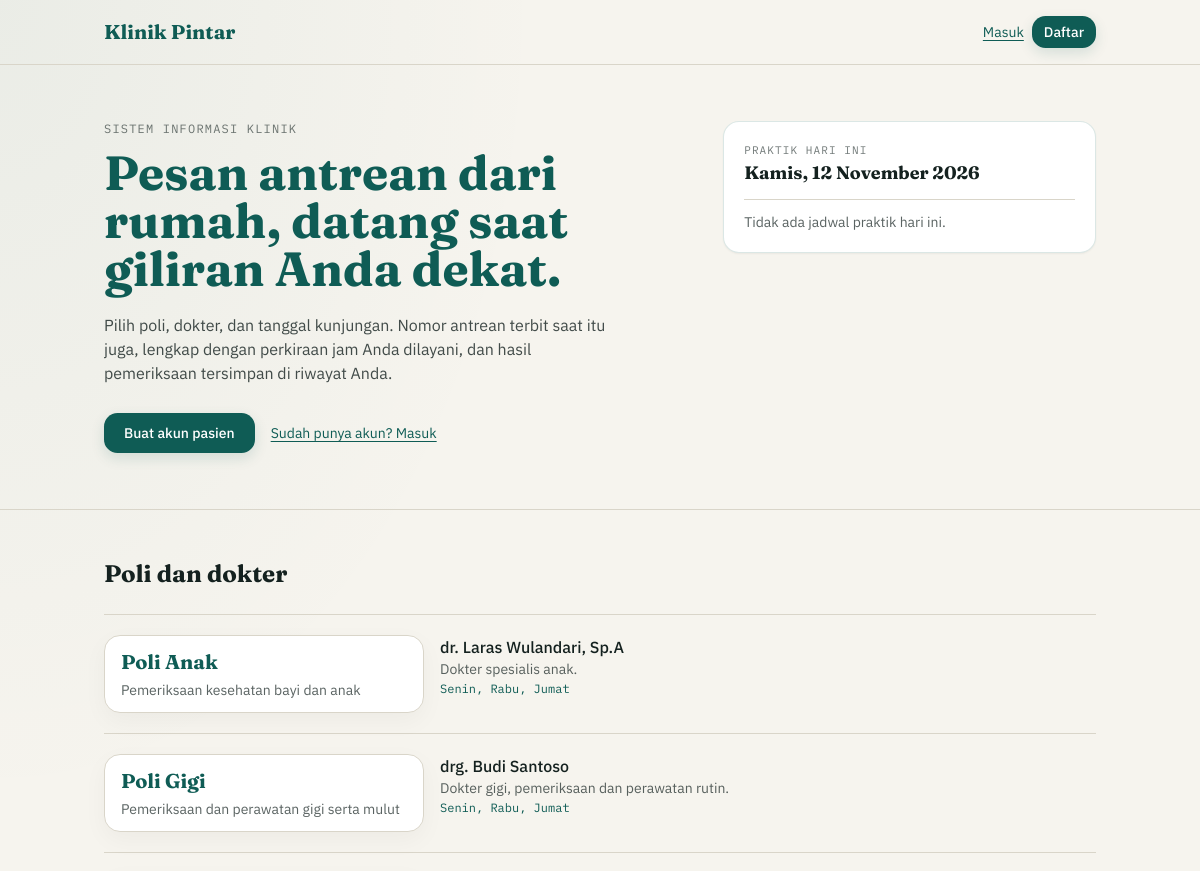
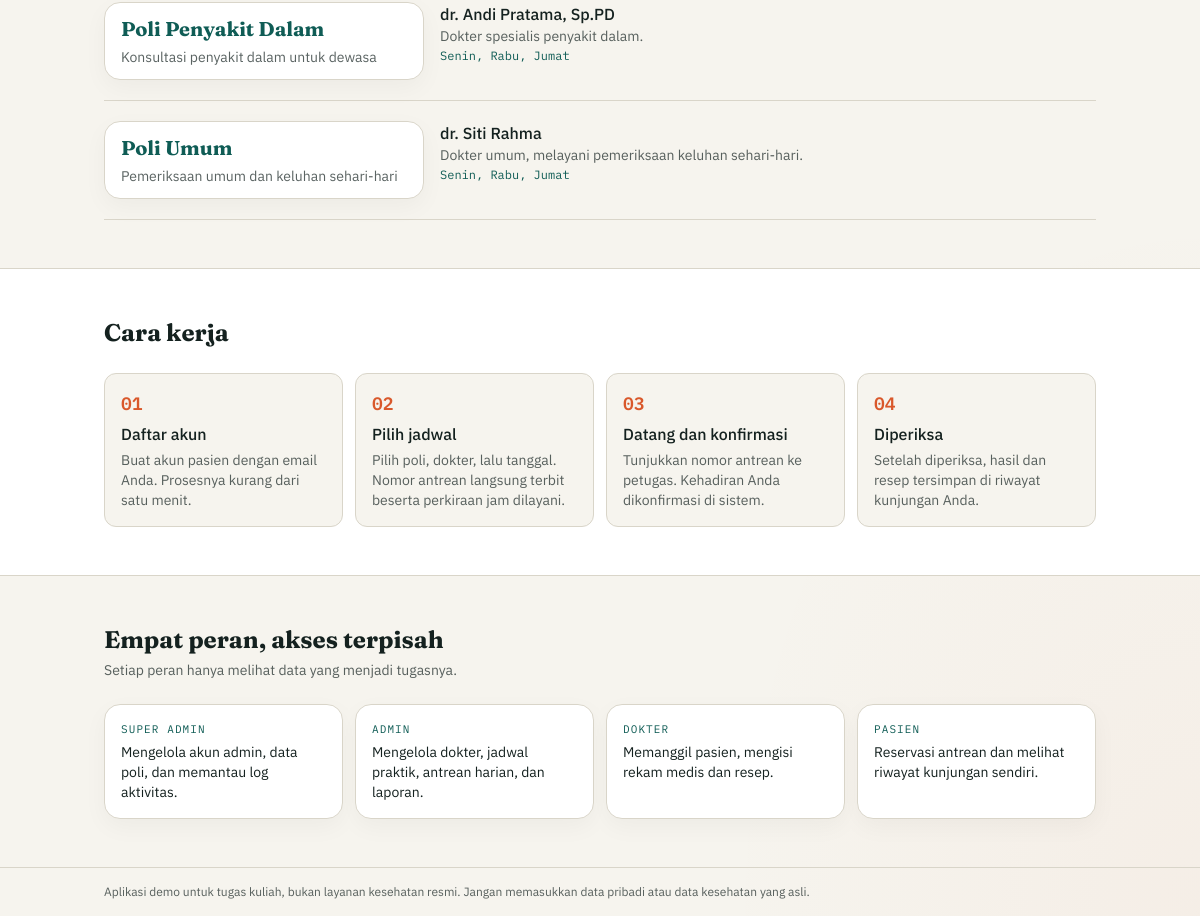
The page / on the database its author committed (2 pictures, top to bottom).
### tables this page shows
CREATE TABLE IF NOT EXISTS dokter (
    id INT UNSIGNED NOT NULL AUTO_INCREMENT,
    user_id INT UNSIGNED NOT NULL,
    poli_id INT UNSIGNED NOT NULL,
    no_str VARCHAR(40) NOT NULL,
    bio VARCHAR(255) DEFAULT NULL,
    PRIMARY KEY (id),
    UNIQUE KEY uq_dokter_user (user_id),
    UNIQUE KEY uq_dokter_no_str (no_str),
    KEY idx_dokter_poli (poli_id),
    CONSTRAINT fk_dokter_user
        FOREIGN KEY (user_id) REFERENCES users (id)
        ON UPDATE CASCADE ON DELETE RESTRICT,
    CONSTRAINT fk_dokter_poli
        FOREIGN KEY (poli_id) REFERENCES poli (id)
        ON UPDATE CASCADE ON DELETE RESTRICT
);

CREATE TABLE IF NOT EXISTS poli (
    id INT UNSIGNED NOT NULL AUTO_INCREMENT,
    nama_poli VARCHAR(80) NOT NULL,
    deskripsi VARCHAR(255) DEFAULT NULL,
    PRIMARY KEY (id),
    UNIQUE KEY uq_poli_nama (nama_poli)
);

CREATE TABLE IF NOT EXISTS users (
    id INT UNSIGNED NOT NULL AUTO_INCREMENT,
    nama VARCHAR(100) NOT NULL,
    email VARCHAR(120) NOT NULL,
    password VARCHAR(255) NOT NULL,
    role ENUM('super_admin', 'admin', 'dokter', 'user') NOT NULL,
    status ENUM('aktif', 'nonaktif', 'pending') NOT NULL DEFAULT 'aktif',
    wajib_ganti_password TINYINT(1) NOT NULL DEFAULT 0,
    login_gagal TINYINT UNSIGNED NOT NULL DEFAULT 0,
    terkunci_hingga DATETIME DEFAULT NULL,
    PRIMARY KEY (id),
    UNIQUE KEY uq_users_email (email),
    KEY idx_users_role_status (role, status)
);

### includes/helper.php (called while the page is built, shortened)
<?php
function e($teks)
{
    return htmlspecialchars((string) $teks, ENT_QUOTES, 'UTF-8');
}
function url($path = '')
{
    return BASE_URL . '/' . ltrim($path, '/');
}

### includes/antrean.php (called while the page is built, shortened)
<?php
function daftar_hari()
{
    return ['Senin', 'Selasa', 'Rabu', 'Kamis', 'Jumat', 'Sabtu', 'Minggu'];
}
function hari_dari_tanggal($ymd)
{
    $h = daftar_hari();
    return $h[(int) date('N', strtotime($ymd)) - 1];
}
function tanggal_indonesia($ymd)
{
    $bulan = ['', 'Januari', 'Februari', 'Maret', 'April', 'Mei', 'Juni', 'Juli',
              'Agustus', 'September', 'Oktober', 'November', 'Desember'];
    $t = strtotime($ymd);
    return hari_dari_tanggal($ymd) . ', ' . date('j', $t) . ' '
        . $bulan[(int) date('n', $t)] . ' ' . date('Y', $t);
}
    ?>

### index.php (the view, shortened to what this page needs)
<?php
require_once __DIR__ . '/includes/antrean.php';
$pdo     = db();
$hariIni = date('Y-m-d');
$urutan  = daftar_hari();
$hariDokter = [];
foreach ($pdo->query('SELECT DISTINCT dokter_id, hari FROM jadwal_dokter WHERE aktif = 1')->fetchAll() as $b) {
    $hariDokter[$b['dokter_id']][] = $b['hari'];
}
foreach ($hariDokter as $k => $h) {
    usort($h, function ($a, $b) use ($urutan) {
        return array_search($a, $urutan) - array_search($b, $urutan);
    });
    $hariDokter[$k] = $h;
}
$poli = [];
$st = $pdo->query(
    "SELECT p.id AS poli_id, p.nama_poli, p.deskripsi, d.id AS dokter_id, u.nama, d.bio
     FROM poli p
     JOIN dokter d ON d.poli_id = p.id
     JOIN users u ON u.id = d.user_id AND u.status = 'aktif'
     WHERE EXISTS (SELECT 1 FROM jadwal_dokter j WHERE j.dokter_id = d.id AND j.aktif = 1)
     ORDER BY p.nama_poli, u.nama"
);
foreach ($st->fetchAll() as $b) {
    if (!isset($poli[$b['poli_id']])) {
        $poli[$b['poli_id']] = ['nama' => $b['nama_poli'], 'deskripsi' => $b['deskripsi'], 'dokter' => []];
    }
    $poli[$b['poli_id']]['dokter'][] = [
        'nama' => $b['nama'],
        'bio'  => $b['bio'],
        'hari' => isset($hariDokter[$b['dokter_id']]) ? $hariDokter[$b['dokter_id']] : [],
    ];
}
$st = $pdo->prepare(
    "SELECT ud.nama, p.nama_poli, SUBSTR(j.jam_mulai, 1, 5) AS jam_mulai, SUBSTR(j.jam_selesai, 1, 5) AS jam_selesai,
            j.kuota,
            (SELECT COUNT(*) FROM reservasi r WHERE r.jadwal_id = j.id AND r.tanggal = ? AND r.status <> 'batal') AS terisi
     FROM jadwal_dokter j
     JOIN dokter d ON d.id = j.dokter_id
     JOIN users ud ON ud.id = d.user_id AND ud.status = 'aktif'
     JOIN poli p ON p.id = d.poli_id
     WHERE j.aktif = 1 AND j.hari = ?
     ORDER BY j.jam_mulai, ud.nama"
);
$st->execute([$hariIni, hari_dari_tanggal($hariIni)]);
$praktik = $st->fetchAll();
$langkah = [
    ['Daftar akun', 'Buat akun pasien dengan email Anda. Prosesnya kurang dari satu menit.'],
    ['Pilih jadwal', 'Pilih poli, dokter, lalu tanggal. Nomor antrean langsung terbit beserta perkiraan jam dilayani.'],
    ['Datang dan konfirmasi', 'Tunjukkan nomor antrean ke petugas. Kehadiran Anda dikonfirmasi di sistem.'],
    ['Diperiksa', 'Setelah diperiksa, hasil dan resep tersimpan di riwayat kunjungan Anda.'],
];
$peran = [
    'Super Admin' => 'Mengelola akun admin, data poli, dan memantau log aktivitas.',
    'Admin'       => 'Mengelola dokter, jadwal praktik, antrean harian, dan laporan.',
    'Dokter'      => 'Memanggil pasien, mengisi rekam medis dan resep.',
    'Pasien'      => 'Reservasi antrean dan melihat riwayat kunjungan sendiri.',
];
require __DIR__ . '/includes/header.php';
require __DIR__ . '/includes/public_nav.php';
?>
<main class="flex-1">
  <section class="home-section-reveal mx-auto grid max-w-5xl gap-10 px-4 py-14 md:grid-cols-5">
    <div class="md:col-span-3">
      <p class="font-mono text-xs uppercase tracking-widest text-ink/60">Sistem informasi klinik</p>
      <h1 class="mt-3 font-serif text-4xl font-bold leading-tight text-klinik md:text-5xl">
        Pesan antrean dari rumah, datang saat giliran Anda dekat.
      </h1>
      <p class="mt-5 max-w-lg text-ink/80">
        Pilih poli, dokter, dan tanggal kunjungan. Nomor antrean terbit saat itu juga,
        lengkap dengan perkiraan jam Anda dilayani, dan hasil pemeriksaan tersimpan di riwayat Anda.
      </p>
      <div class="mt-7 flex flex-wrap items-center gap-4">
        <a class="bg-klinik px-5 py-2.5 text-sm font-medium text-white hover:bg-ink" href="<?= e(url('auth/register.php')) ?>">Buat akun pasien</a>
        <a class="text-sm underline" href="<?= e(url('auth/login.php')) ?>">Sudah punya akun? Masuk</a>
      </div>
    </div>
    <aside class="md:col-span-2">
      <div class="rounded-2xl border border-klinik/15 bg-white p-5 shadow-sm">
        <p class="font-mono text-[11px] uppercase tracking-widest text-ink/60">Praktik hari ini</p>
        <p class="font-serif text-lg font-bold"><?= e(tanggal_indonesia($hariIni)) ?></p>
        <hr class="my-3 border-garis">
        <?php if (!$praktik): ?>
          <p class="text-sm text-ink/70">Tidak ada jadwal praktik hari ini.</p>
        <?php else: ?>
          <p class="mt-2 border-t border-garis pt-2 text-xs text-ink/60">Angka di kanan: antrean terisi dari kuota.</p>
        <?php endif; ?>
      </div>
    </aside>
  </section>
  <section class="home-section-reveal border-t border-garis">
    <div class="mx-auto max-w-5xl px-4 py-12">
      <h2 class="font-serif text-2xl font-bold">Poli dan dokter</h2>
      <div class="mt-6 border-t border-garis">
        <?php foreach ($poli as $p): ?>
          <div class="grid gap-4 border-b border-garis py-5 md:grid-cols-3">
            <div class="rounded-xl border border-garis bg-white px-4 py-3">
              <h3 class="font-serif text-xl font-bold text-klinik">Poli <?= e($p['nama']) ?></h3>
              <p class="mt-1 text-sm text-ink/70"><?= e($p['deskripsi']) ?></p>
            </div>
            <div class="space-y-3 md:col-span-2">
              <?php foreach ($p['dokter'] as $d): ?>
                <div>
                  <p class="font-medium"><?= e($d['nama']) ?></p>
                  <p class="text-sm text-ink/70"><?= e($d['bio']) ?></p>
                  <p class="mt-0.5 font-mono text-xs text-klinik"><?= e(implode(', ', $d['hari'])) ?></p>
                </div>
              <?php endforeach; ?>
            </div>
          </div>
        <?php endforeach; ?>
      </div>
    </div>
  </section>
  <section class="home-section-reveal border-t border-garis bg-white">
    <div class="mx-auto max-w-5xl px-4 py-12">
      <h2 class="font-serif text-2xl font-bold">Cara kerja</h2>
      <ol class="mt-6 grid gap-3 sm:grid-cols-2 lg:grid-cols-4">
        <?php foreach ($langkah as $i => $l): ?>
          <li class="rounded-xl border border-garis bg-paper p-4">
            <p class="font-mono text-lg font-semibold text-bata"><?= str_pad((string) ($i + 1), 2, '0', STR_PAD_LEFT) ?></p>
            <p class="mt-1 font-medium"><?= e($l[0]) ?></p>
            <p class="mt-1 text-sm text-ink/70"><?= e($l[1]) ?></p>
          </li>
        <?php endforeach; ?>
      </ol>
    </div>
  </section>
  <section class="home-section-reveal border-t border-garis">
    <div class="mx-auto max-w-5xl px-4 py-12">
      <h2 class="font-serif text-2xl font-bold">Empat peran, akses terpisah</h2>
      <p class="mt-1 text-sm text-ink/70">Setiap peran hanya melihat data yang menjadi tugasnya.</p>
      <dl class="mt-6 grid gap-3 sm:grid-cols-2 md:grid-cols-4">
        <?php foreach ($peran as $nama => $uraian): ?>
          <div class="rounded-xl border border-garis bg-white p-4">
            <dt class="font-mono text-[11px] uppercase tracking-widest text-klinik"><?= e($nama) ?></dt>
            <dd class="mt-1 text-sm"><?= e($uraian) ?></dd>
          </div>
        <?php endforeach; ?>
      </dl>
    </div>
  </section>
</main>
<?php require __DIR__ . '/includes/footer.php'; ?>

### includes/header.php (shortened to what this page needs)
<!DOCTYPE html>
<html lang="id">
<head>
  <script src="https://cdn.tailwindcss.com"></script>
  <link rel="stylesheet" href="<?= e(url('assets/app.css?v=' . filemtime(__DIR__ . '/../assets/app.css'))) ?>">
</head>
<body class="bg-paper text-ink font-sans antialiased min-h-screen flex flex-col">

### includes/public_nav.php
<header class="border-b border-garis">
  <div class="mx-auto flex max-w-5xl items-center justify-between px-4 py-4">
    <a href="<?= e(url('')) ?>" class="font-serif text-xl font-bold text-klinik">Klinik Pintar</a>
    <nav class="flex items-center gap-2 text-sm">
      <a class="underline" href="<?= e(url('auth/login.php')) ?>">Masuk</a>
      <a class="bg-klinik px-3 py-1.5 font-medium text-white hover:bg-ink" href="<?= e(url('auth/register.php')) ?>">Daftar</a>
    </nav>
  </div>
</header>

### includes/footer.php
  <footer class="mt-auto border-t border-garis">
    <p class="mx-auto max-w-5xl px-4 py-4 text-xs text-ink/70">
      Aplikasi demo untuk tugas kuliah, bukan layanan kesehatan resmi.
      Jangan memasukkan data pribadi atau data kesehatan yang asli.
    </p>
  </footer>
</body>
</html>

### assets/app.css (style rules this page uses)
body { background-image: radial-gradient(ellipse at top left, rgb(15 92 85 / 5%), transparent 34rem), radial-gradient(ellipse at bottom right, rgb(217 88 43 / 4%), transparent 30rem); background-attachment: fixed; }
a { text-underline-offset: 3px; transition: color 160ms ease, background-color 160ms ease, border-color 160ms ease; }
a[class~="underline"]:not(.action-button) { color: #0F5C55; }
button[class*="bg-klinik"], a[class*="bg-klinik"] { border-radius: 0.85rem; box-shadow: 0 5px 14px rgb(15 92 85 / 14%); text-decoration: none; }
main div[class~="border-garis"][class~="bg-white"] { border-radius: 1rem; box-shadow: 0 8px 24px rgb(20 33 31 / 4%); }
main, main > * { min-width: 0; }

### index.php (style rules this page uses)
body.home-fade { animation: home-fade-in 420ms ease-out both; }
body.home-section-animations .home-section-reveal { transition: opacity 600ms ease, transform 600ms ease; }

### rows shown on the page
dokter: poli.nama_poli "Anak", poli.deskripsi "Pemeriksaan kesehatan bayi dan anak", user.nama "dr. Laras Wulandari, Sp.A", bio "Dokter spesialis anak.", hari "Senin, Rabu, Jumat"
dokter: poli.nama_poli "Gigi", poli.deskripsi "Pemeriksaan dan perawatan gigi serta mulut", user.nama "drg. Budi Santoso", bio "Dokter gigi, pemeriksaan dan perawatan rutin.", hari "Senin, Rabu, Jumat"
dokter: poli.nama_poli "Penyakit Dalam", poli.deskripsi "Konsultasi penyakit dalam untuk dewasa", user.nama "dr. Andi Pratama, Sp.PD", bio "Dokter spesialis penyakit dalam.", hari "Senin, Rabu, Jumat"
dokter: poli.nama_poli "Umum", poli.deskripsi "Pemeriksaan umum dan keluhan sehari-hari", user.nama "dr. Siti Rahma", bio "Dokter umum, melayani pemeriksaan keluhan sehari-hari.", hari "Senin, Rabu, Jumat"

### other values the page prints
str_pad((string) ($i + 1), 2, '0', STR_PAD_LEFT) "01"
$l[0] "Daftar akun"
$l[1] "Buat akun pasien dengan email Anda. Prosesnya kurang dari satu menit."
str_pad((string) ($i + 1), 2, '0', STR_PAD_LEFT) "02"
$l[0] "Pilih jadwal"
$l[1] "Pilih poli, dokter, lalu tanggal. Nomor antrean langsung terbit beserta perkiraan jam dilayani."
str_pad((string) ($i + 1), 2, '0', STR_PAD_LEFT) "03"
$l[0] "Datang dan konfirmasi"
$l[1] "Tunjukkan nomor antrean ke petugas. Kehadiran Anda dikonfirmasi di sistem."
str_pad((string) ($i + 1), 2, '0', STR_PAD_LEFT) "04"
$l[0] "Diperiksa"
$l[1] "Setelah diperiksa, hasil dan resep tersimpan di riwayat kunjungan Anda."
$nama "SUPER ADMIN"
$uraian "Mengelola akun admin, data poli, dan memantau log aktivitas."
$nama "ADMIN"
